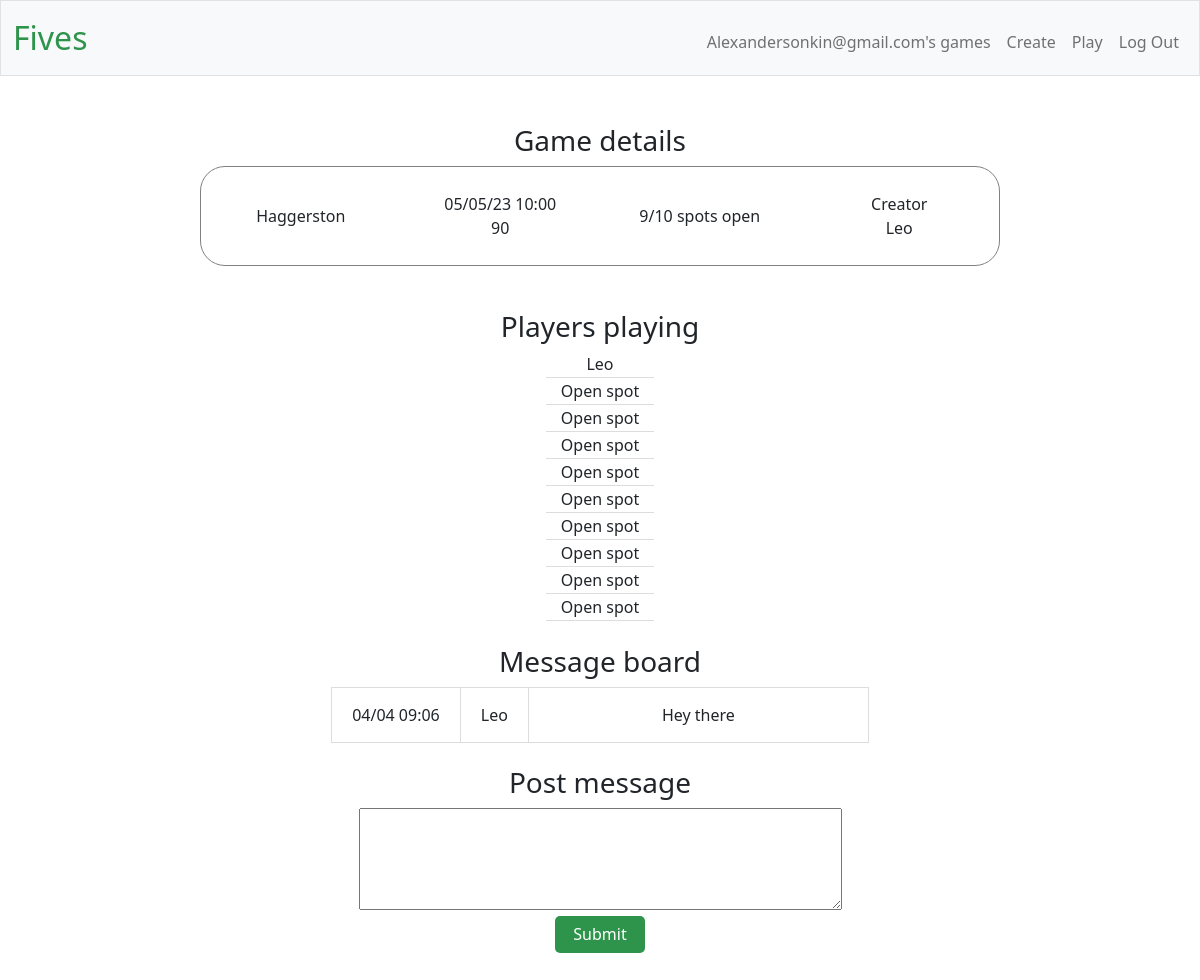
Page /view_game/27 (signed in) on the committed database.
### tables this page shows
CREATE TABLE games (id INTEGER PRIMARY KEY AUTOINCREMENT, location TEXT, 
datetime TEXT, length_in_mins INTEGER, number_of_players INTEGER, creator TEXT NOT NULL, open_spots INTEGER);

CREATE TABLE users (id INTEGER PRIMARY KEY AUTOINCREMENT, username TEXT NOT NULL, 
password TEXT NOT NULL, email text);

CREATE TABLE messages (date TIMESTAMP NOT NULL DEFAULT CURRENT_TIMESTAMP, content TEXT, author TEXT, player_id INTEGER NOT NULL, game_id INTEGER NOT NULL,
FOREIGN KEY (player_id) REFERENCES users(id),
FOREIGN KEY (game_id) REFERENCES games(id));

### main.py (the view, shortened to what this page needs)
@app.route("/view_game/<int:game_id>", methods=["GET", "POST"])
def view_game(game_id:int):
    if request.method=="GET":
        conn = sqlite3.connect('players.db')
        cursor = conn.cursor()
        game = cursor.execute("SELECT location, datetime, length_in_mins, number_of_players, creator, open_spots, id FROM games WHERE id = ? ORDER BY games.datetime", (game_id, ))
        game_info = []
        for g in game:
            for x in g:
                game_info.append(x)
        line_up_list = []
        line_up_iterator = cursor.execute("SELECT playing_in.*, users.username FROM playing_in JOIN users ON users.id=playing_in.player_id WHERE game_id = ?", (game_id, ));
        for l in line_up_iterator:
            line_up_list.append(l[2])
        message_iterator = cursor.execute("SELECT date, author, content FROM messages WHERE game_id = ? ORDER BY date", (game_id, ))
        message_list = []
        for m in message_iterator:
            message_list.append(m)
        conn.close()
        return render_template("/view_game.html", game_info=game_info,line_up_list=line_up_list, message_list=message_list)

### main.py (called while the page is built)
@app.after_request
def after_request(response):
    response.headers["Cache-Control"] = "no-cache, no-store, must-revalidate"
    response.headers["Expires"] = 0
    response.headers["Pragma"] = "no-cache"
    return response

### templates/view_game.html (shortened to what this page needs)
{% extends "layout.html" %}
{% block main %}
<h3>Game details</h3>
<div class="row align-items-center" style="margin: 0 auto; max-width:800px;height:100px;border-radius:25px;border:1px solid grey; margin-bottom:20px;">
    <div class="col">{{game_info[0]}}</div>
    <div class="col">{{game_info[1][8:10]}}/{{game_info[1][5:7]}}/{{game_info[1][2:4]}} {{game_info[1][11:16]}}<br>{{game_info[2]}}</div>
    <div class="col">{{game_info[5]}}/{{game_info[3]}} spots open</div>
    <div class="col">Creator<br>{{game_info[4]}}</div>
</div>
<br>
<h3>Players playing</h3>
<table class="tabs">
    <tbody>
        {% for l in line_up_list %}
        <tr class="tabsrow">
            <td class="tabshd">{{l}}</td>
        </tr>
        {% endfor %}
        {% for x in range(game_info[5]) %}
        <tr class="tabsrow">
            <td>Open spot</td>
        </tr class="tabsrow">
        {% endfor %}
    </tbody>
</table>
<br>
{% if message_list !=[] %}
<h3>Message board</h3>
<table class="messagetable">
    <tbody>
        {% for m in message_list %}
        <tr class="messagerow">
            <td class="messagerow">{{m[0][8:10]}}/{{m[0][5:7]}} {{m[0][11:16]}}</td>
            <td class="messagerow">{{m[1]}}</td>
            <td style="width: 340px; padding-top: 15px; padding-bottom: 15px;">{{m[2]}}</td>
        {% endfor %}
    </tbody>
<table>
<br>
{% endif %}
<h3>Post message</h3>
<form action="/view_game/{{game_info[6]}}" method="post">
    <textarea id="message" name="message" rows="4" cols="50"></textarea>
    <br>
    <button  type="submit">Submit</button>
</form>
{% endblock %}

### static/styles.css (style rules this page uses)
.tabs { border-bottom: 1px solid #ddd; margin: 0 auto; }
.tabsrow { border-bottom: 1px solid #ddd; }
.tabshd { padding-left: 40px; padding-right: 40px; }
.messagetable { margin:0 auto; }
.messagerow { background-color: white; border-bottom: 1px solid #ddd; border-top: 1px solid #ddd; border-right: 1px solid #ddd; border-left: 1px solid #ddd; padding-left: 20px; padding-right: 20px; }
body { text-align: center; }
button { background-color :#2e944b; border-color: #2e944b; color:white; border:none; border-radius:5px; height:37px; width: 90px; }

### rows in the picture
games: location "Haggerston", datetime "05", datetime "23", datetime "10:00", length_in_mins "90", open_spots "9", number_of_players "10", creator "Leo"
users: username "Leo"
messages: date "04", date "09:06", author "Leo", content "Hey there"

### other values in the picture
{{ session["username"].capitalize() }} "Alexandersonkin@gmail.com"
